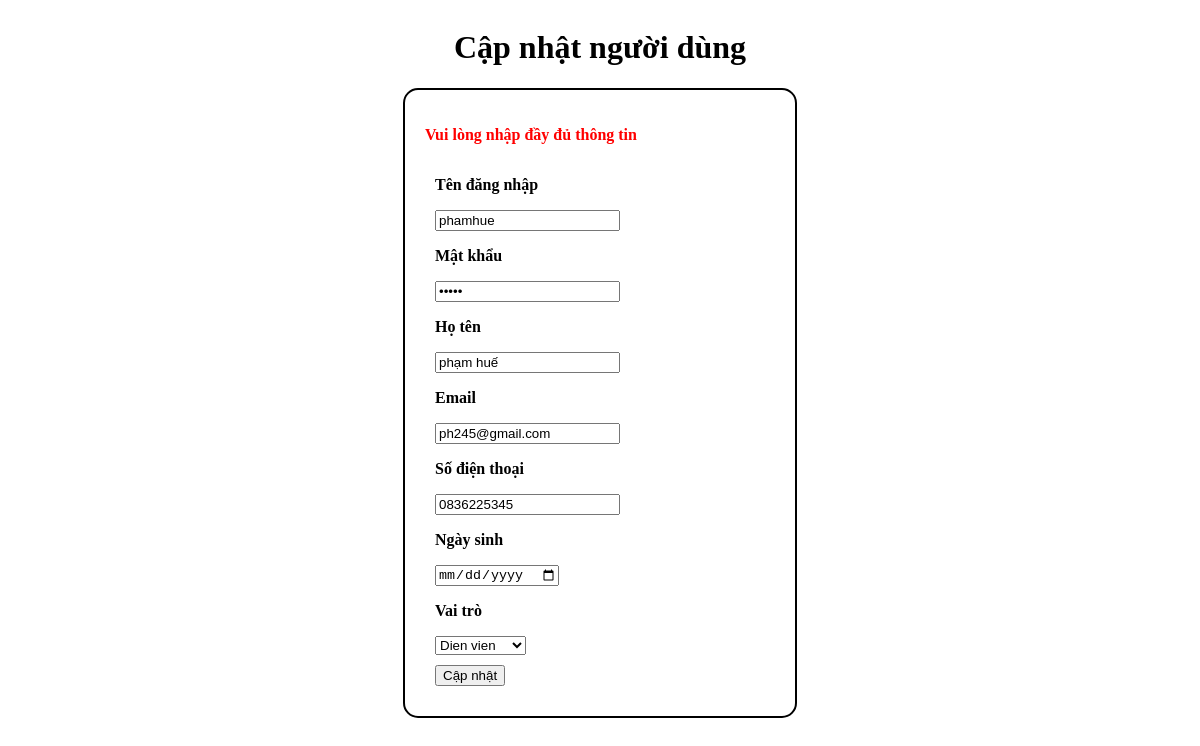
/buoi2/nguoidung/capnhatnguoidung.php?id=1, run on the app's committed database.
### tables this page shows
CREATE TABLE IF not EXISTS nguoi_dung(
    id INT AUTO_INCREMENT PRIMARY KEY,
    ten_dang_nhap VARCHAR(50),
    mat_khau VARCHAR(50),
    ho_ten VARCHAR(50),
    email VARCHAR(50),
    sdt VARCHAR(10),
    ten_vai_tro INT ,
    ngay_sinh DATETIME,
    FOREIGN KEY (ten_vai_tro) REFERENCES vai_tro(id)
);

### buoi2/nguoidung/capnhatnguoidung.php (the view, shortened to what this page needs)
<!DOCTYPE html>
<html lang="en">
<head>
</head>
<body>
    <?php
        include ('connect.php');
        $id = $_GET['id'];
        $sql = "SELECT * FROM nguoi_dung WHERE id = '$id'";
        $result = mysqli_query($conn, $sql);
        $nguoiDung = mysqli_fetch_assoc($result);
    ?>
    <main>
        <h1>Cập nhật người dùng</h1>
        <div class="container">
            <?php
                if(!empty($_POST['ten-dang-nhap']) &&
                    !empty($_POST['password']) &&
                    !empty($_POST['ho-ten']) &&
                    !empty($_POST['email']) &&
                    !empty($_POST['sdt']) &&
                    !empty($_POST['ngay-sinh']) &&
                    !empty($_POST['vai-tro'])){
                    $tenDangNhap = $_POST['ten-dang-nhap'];
                    $matKhau = $_POST['password'];
                    $hoTen = $_POST['ho-ten'];
                    $email = $_POST['email'];
                    $sdt = $_POST['sdt'];
                    $ngaySinh = $_POST['ngay-sinh'];
                    $vaiTro = $_POST['vai-tro'];
                    $sql = "UPDATE `nguoi_dung` SET `ten_dang_nhap`='$tenDangNhap',`mat_khau`='$matKhau',`ho_ten`='$hoTen',`email`='$email',`sdt`='$sdt',`vai_tro_id`='$vaiTro',`ngay_sinh`='$ngaySinh' WHERE `id`='$id'";
                    mysqli_query($conn, $sql);
                    header('location: index.php?page_layout=nguoidung');
                }
                else{
                    echo "<p class='warning'>Vui lòng nhập đầy đủ thông tin</p>";
                }
            ?>
            <form action="index.php?page_layout=capnhatnguoidung&id=<?php echo $id ?>" method="post">
                <div class="box">
                    <p>Tên đăng nhập</p>
                    <input type="text" name="ten-dang-nhap" placeholder="Tên đăng nhập" value="<?php echo $nguoiDung['ten_dang_nhap'] ?>">
                </div>
                <div class="box">
                    <p>Mật khẩu</p>
                    <input type="password" name="password" placeholder="Mật khẩu" value="<?php echo $nguoiDung['mat_khau'] ?>">
                </div>
                <div class="box">
                    <p>Họ tên</p>
                    <input type="text" name="ho-ten" placeholder="Họ tên" value="<?php echo $nguoiDung['ho_ten'] ?>">
                </div>
                <div class="box">
                    <p>Email</p>
                    <input type="email" name="email" placeholder="Email" value="<?php echo $nguoiDung['email'] ?>">
                </div>
                <div class="box">
                    <p>Số điện thoại</p>
                    <input type="text" name="sdt" placeholder="Số điện thoại" value="<?php echo $nguoiDung['sdt'] ?>">
                </div>
                <div class="box">
                    <p>Ngày sinh</p>
                    <input type="date" name="ngay-sinh" placeholder="Ngày sinh" value="<?php echo $nguoiDung['ngay_sinh'] ?>">
                </div>
                <div class="box">
                    <p>Vai trò</p>
                    <select name="vai-tro" id="">
                        <option value="3" <?php echo $nguoiDung['ten_vai_tro'] == 3 ? "selected" : "" ?> >Dien vien</option>
                    </select>
                </div>
                <div class="box">
                    <input type="submit" value="Cập nhật">
                </div>
            </form>
        </div>
    </main>
</body>
</html>

### buoi2/nguoidung/capnhatnguoidung.php (style rules this page uses)
p { font-weight: bold; }
h1 { text-align: center; }
.container { border: 2px solid black; display: flex; justify-content: center; width: 350px; border-radius: 15px; padding: 20px; flex-direction: column; }
.box { margin: 10px; }
main { width: 100%; display: flex; flex-direction: column; align-items: center; }
.warning { color: red }

### data on the page
nguoi_dung: ten-dang-nhap "phamhue", ho-ten "phạm huế", email "ph245@gmail.com", sdt "0836225345", vai-tro "Dien vien"
